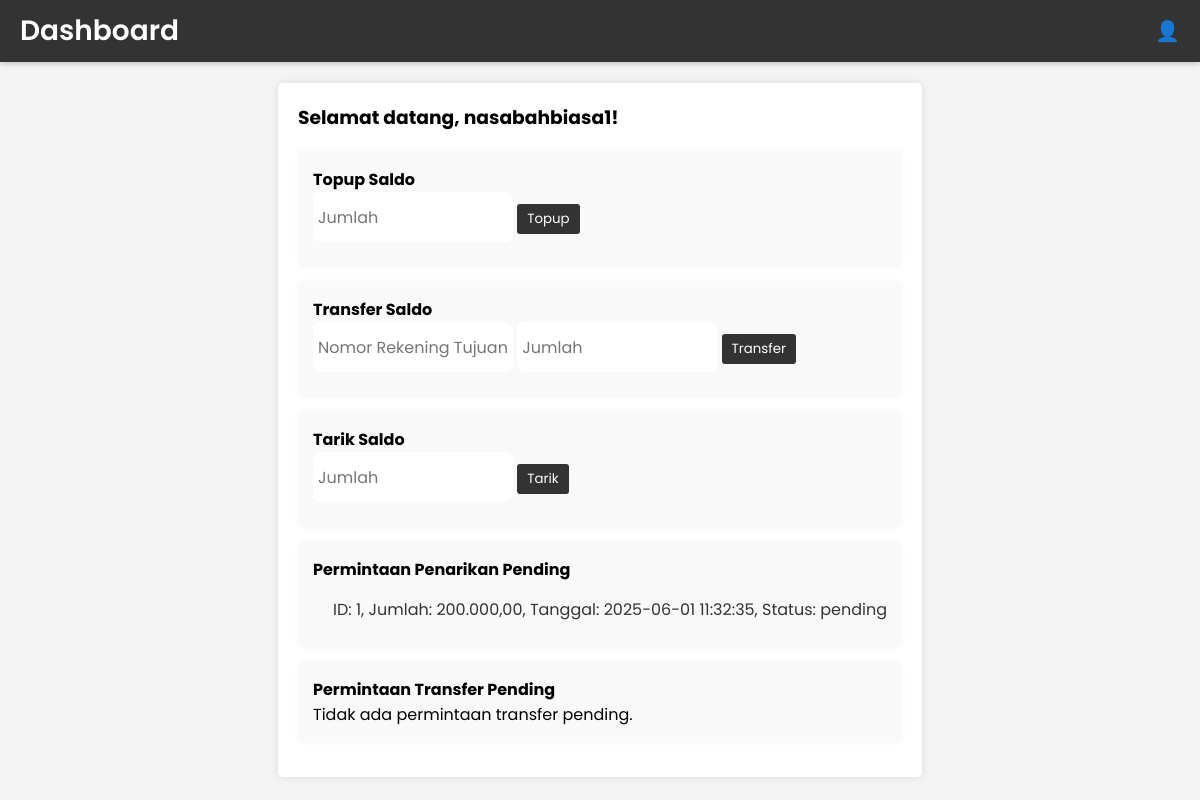
/dashboard (signed in), run on the app's committed database.
### tables this page shows
CREATE TABLE users (
            id INTEGER PRIMARY KEY AUTOINCREMENT,
            username TEXT UNIQUE NOT NULL,
            email TEXT UNIQUE NOT NULL,
            password TEXT NOT NULL
        );

CREATE TABLE permintaan_penarikan (
            id INTEGER PRIMARY KEY AUTOINCREMENT,
            user_id INTEGER NOT NULL,
            jumlah REAL NOT NULL,
            status TEXT NOT NULL DEFAULT 'pending',
            tanggal TIMESTAMP DEFAULT CURRENT_TIMESTAMP,
            FOREIGN KEY (user_id) REFERENCES users(id)
        );

### app.py (the view)
@app.route('/dashboard', endpoint='dashboard_page')
def dashboard():
    if 'user_id' not in session:
        flash('Silakan login terlebih dahulu!', 'error')
        return redirect(url_for('login'))
    user = User.find_by_id(session['user_id'])
    if user:
        pending_withdrawals = []
        pending_transfers = []
        pending_registrations = user.get_pending_registrations() if user.__class__.__name__ == 'Admin' else []
        if user.__class__.__name__ in ['NasabahBiasa', 'NasabahPrioritas']:
            pending_withdrawals = user.get_pending_withdrawals()
            pending_transfers = user.get_pending_transfers()
        elif user.__class__.__name__ == 'Merchant':
            pending_withdrawals = user.get_all_pending_withdrawals()
            pending_transfers = user.get_all_pending_transfers()
        dashboard_content = user.display_dashboard()
        return render_template('dashboard.html',
                            user=user,
                            dashboard=dashboard_content,
                            pending_withdrawals=pending_withdrawals,
                            pending_transfers=pending_transfers,
                            pending_registrations=pending_registrations)
    else:
        flash('User tidak ditemukan!', 'error')
        return redirect(url_for('login'))

### app.py (called while the page is built)
def format_rupiah(amount):
    amount = float(amount)
    amount_str = "{:.2f}".format(amount)
    amount_str = amount_str.replace('.', ',')
    integer_part, decimal_part = amount_str.split(',')
    integer_part = integer_part[::-1]
    chunks = [integer_part[i:i+3] for i in range(0, len(integer_part), 3)]
    integer_part = '.'.join(chunks)[::-1]
    return f"{integer_part},{decimal_part}"

### models.py (called while the page is built)
def get_db_connection():
    conn = sqlite3.connect('bank.db')
    conn.row_factory = sqlite3.Row
    return conn

    @property
    def id(self):
        return self.__id

    @property
    def username(self):
        return self.__username

    @property
    def nomor_rekening(self):
        return self.__nomor_rekening

    @property
    def saldo(self):
        return self.__saldo

    @property
    def formatted_saldo(self):
        return format_rupiah(self.saldo)

    def display_dashboard(self):
        return f"Nasabah Dashboard: {self.username}"

    def get_pending_withdrawals(self):
        conn = get_db_connection()
        cursor = conn.cursor()
        cursor.execute('''
            SELECT * FROM permintaan_penarikan
            WHERE user_id = ? AND status = 'pending'
        ''', (self.id,))
        pending = cursor.fetchall()
        conn.close()
        return pending

    def get_pending_transfers(self):
        conn = get_db_connection()
        cursor = conn.cursor()
        cursor.execute('''
            SELECT * FROM permintaan_transfer
            WHERE user_id = ? AND status = 'pending'
        ''', (self.id,))
        pending = cursor.fetchall()
        conn.close()
        return pending

### utils.py (called while the page is built)
def format_rupiah(amount):
    amount = float(amount)
    amount_str = "{:.2f}".format(amount)
    amount_str = amount_str.replace('.', ',')
    integer_part, decimal_part = amount_str.split(',')
    integer_part = integer_part[::-1]
    chunks = [integer_part[i:i+3] for i in range(0, len(integer_part), 3)]
    integer_part = '.'.join(chunks)[::-1]
    return f"{integer_part},{decimal_part}"

### templates/dashboard.html (shortened to what this page needs)
<!DOCTYPE html>
<html lang="en">
<head>
    <link rel="stylesheet" href="{{ url_for('static', filename='style.css') }}">
</head>
<body>
    <div class="header">
        <h2>Dashboard</h2>
        <span class="profile-icon" onclick="toggleProfile()">👤</span>
    </div>
    <div class="dashboard-content">
        <div class="welcome">
            <h3>Selamat datang, {{ user.username }}!</h3>
        </div>
        {% if user.__class__.__name__ in ['NasabahBiasa', 'NasabahPrioritas'] %}
            <div class="card">
                <h4>Topup Saldo</h4>
                <form action="{{ url_for('topup') }}" method="POST">
                    <input type="number" name="jumlah" placeholder="Jumlah" step="0.01" required>
                    <button type="submit">Topup</button>
                </form>
            </div>
            <div class="card">
                <h4>Transfer Saldo</h4>
                <form action="{{ url_for('transfer') }}" method="POST">
                    <input type="text" name="nomor_rekening" placeholder="Nomor Rekening Tujuan" required>
                    <input type="number" name="jumlah" placeholder="Jumlah" step="0.01" required>
                    <button type="submit">Transfer</button>
                </form>
            </div>
            <div class="card">
                <h4>Tarik Saldo</h4>
                <form action="{{ url_for('tarik') }}" method="POST">
                    <input type="number" name="jumlah" placeholder="Jumlah" step="0.01" required>
                    <button type="submit">Tarik</button>
                </form>
            </div>
            <div class="card">
                <h4>Permintaan Penarikan Pending</h4>
                {% if pending_withdrawals %}
                    <ul>
                        {% for request in pending_withdrawals %}
                            <li>
                                ID: {{ request['id'] }},
                                Jumlah: {{ request['jumlah'] | rupiah }},
                                Tanggal: {{ request['tanggal'] }},
                                Status: {{ request['status'] }}
                            </li>
                        {% endfor %}
                    </ul>
                {% else %}
                    <p>Tidak ada permintaan penarikan pending.</p>
                {% endif %}
            </div>
            <div class="card">
                <h4>Permintaan Transfer Pending</h4>
                {% if pending_transfers %}
                    <ul>
                        {% for request in pending_transfers %}
                            <li>
                                ID: {{ request['id'] }},
                                Ke: {{ request['nomor_rekening_tujuan'] }},
                                Jumlah: {{ request['jumlah'] | rupiah }},
                                Tanggal: {{ request['tanggal'] }},
                                Status: {{ request['status'] }}
                            </li>
                        {% endfor %}
                    </ul>
                {% else %}
                    <p>Tidak ada permintaan transfer pending.</p>
                {% endif %}
            </div>
        {% endif %}
</body>
</html>

### static/style.css (style rules this page uses)
* { margin: 0; padding: 0; box-sizing: border-box; font-family: "Poppins", sans-serif; }
body { min-height: 100vh; background: #f0faff; padding: 20px; display: flex; justify-content: center; align-items: center; }
h2 { font-size: 28px; font-weight: 600; color: #333; }
ul { list-style-type: disc; padding-left: 20px; margin-top: 15px; }
li { font-size: 1rem; color: #333; margin-bottom: 10px; display: flex; align-items: center; gap: 10px; }
form input { height: 50px; outline: none; border: none; padding: 0 15px; font-size: 16px; font-weight: 400; color: #333; border-radius: 8px; background: #fff; }

### templates/dashboard.html (style rules this page uses)
body { font-family: Arial, sans-serif; margin: 0; padding: 0; background-color: #f4f4f4; }
.header { background-color: #333; color: white; padding: 10px 20px; display: flex; justify-content: space-between; align-items: center; position: fixed; top: 0; left: 0; width: 100%; z-index: 1000; box-shadow: 0 2px 5px rgba(0, 0, 0, 0.2); }
.header h2 { margin: 0; color:rgb(255, 255, 255); }
.profile-icon { cursor: pointer; font-size: 20px; }
.dashboard-content { margin-top: 60px; padding: 20px; background-color: white; border-radius: 5px; box-shadow: 0 0 10px rgba(0, 0, 0, 0.1); margin-left: 20px; margin-right: 20px; }
.welcome { margin-bottom: 20px; }
.card { background-color: #f9f9f9; padding: 15px; margin-bottom: 15px; border-radius: 5px; box-shadow: 0 0 5px rgba(0, 0, 0, 0.05); }
.card h4 { margin-top: 0; }
.card input[type="number"], .card input[type="text"], .card input[type="password"] { padding: 5px; margin-bottom: 10px; width: 200px; }
.card button { padding: 5px 10px; background-color: #333; color: white; border: none; border-radius: 3px; cursor: pointer; }

### data on the page
users: username "nasabahbiasa1"
permintaan_penarikan: id "1", jumlah|rupiah "200.000,00", tanggal "2025-06-01 11:32:35", status "pending"
